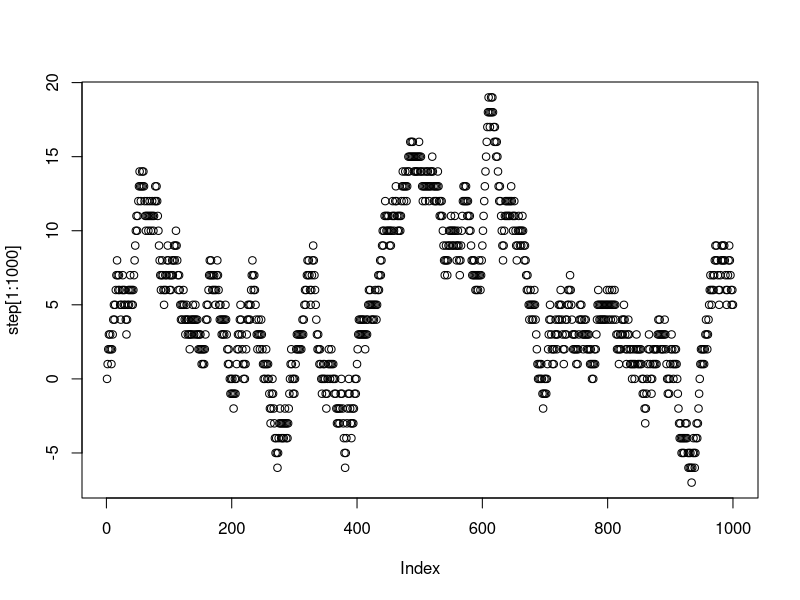

The R source for this figure:
## ---- chunk 1
knitr::opts_chunk$set(echo = TRUE)
## ---- chunk 2
wikipedia <- "Pearson's tuco-tuco (Ctenomys pearsoni) is a species of rodent in the family Ctenomyidae.[2] It is endemic to Uruguay, where it is found at elevations below 200 m.[1] This tuco-tuco constructs burrows with multiple openings (an average of 13) containing one to two nests of dried grass; it prefers areas of sandy soil but is somewhat adaptable.[1] It is threatened by loss of habitat to development, agriculture and ranching.[1] Multiple karyotypes have been reported, including 2n = 68-70, FN = 80-88, as well as 2n = 56, FN = 77-79, suggesting the taxon may represent several species.[2] C. dorbignyi appears to be cytogenetically indistinguishable from the 2n = 70 form.[2] The species is named after American zoologist Oliver Payne Pearson.[3][4]"

wikipedia_letters <- unlist(strsplit(wikipedia, split = ""))
lower_case <- tolower(wikipedia_letters)
letter_counts<- table(lower_case)
letter_counts <- data.frame(letter_counts)

library(dplyr)

final <- letter_counts %>%
  filter(lower_case %in% letters == TRUE)

total_letters <-sum(final$Freq)

final <- final %>%
  mutate(probabilities = Freq/total_letters)

knitr::kable(final)

## ---- chunk 3

my_letters <- sample(final$lower_case,50*5,replace=TRUE, prob = final$probabilities)

# turn the vector into a matrix with 5 columns
my_strings <- matrix(my_letters, ncol=5)

# each row is a word, need to collapse the column to create a string
paste(my_strings[1,], collapse="")
#> [1] "rjxbf"

# loop to collapse all of the rows into words
random_strings <-c()
for(i in 1:dim(my_strings)[1]){
  random_strings[i] <- paste(my_strings[i,], collapse="")
}

random_strings
## ---- chunk 4

step <- c(0)
for(i in 1:10000){
  coin_flip <- sample(c(1,-1), 1)
  step[i+1] <- step[i]+coin_flip
  }

plot(step[1:1000])

## ---- chunk 5

min(step)
max(step)

## ---- chunk 6

logical_step <- sign(step)

sequence <- c()
counter <- 0
for (i in 1:length(logical_step)){
  if(logical_step [i] ==0 ) {
    sequence <- c(sequence, counter)
    } else {
    counter <- counter+logical_step[i]
  }
}

max(sequence)
min(sequence)

